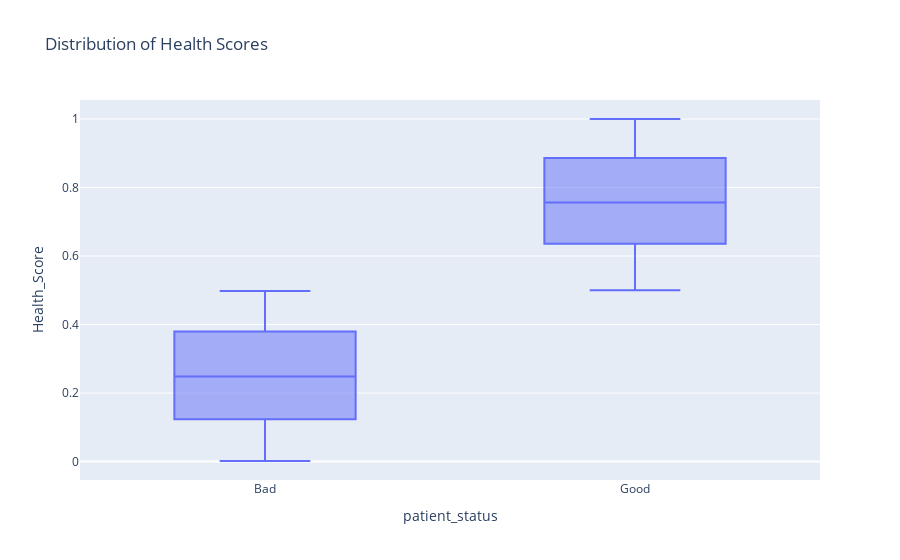

Here is the notebook cell this chart was saved with:
### Code cell
fig = px.box(hea_ds, x='patient_status', y='Health_Score', title='Distribution of Health Scores')
fig.show()

### Figure 1 — Plotly figure (JSON) as saved in the notebook; plotly's stock layout.template omitted (floating-point values rounded to 4 significant figures; data arrays with more than 128 entries replaced by an {"elided": "..."} marker saying what was removed)
{"data": [{"alignmentgroup": "True", "hovertemplate": "patient_status=%{x}<br>Health_Score=%{y}<extra></extra>", "legendgroup": "", "marker": {"color": "#636efa"}, "name": "", "notched": false, "offsetgroup": "", "orientation": "v", "showlegend": false, "type": "box", "x": {"elided": "6218 str values"}, "x0": " ", "xaxis": "x", "y": {"elided": "6218 float values"}, "y0": " ", "yaxis": "y"}], "layout": {"boxmode": "group", "legend": {"tracegroupgap": 0}, "title": {"text": "Distribution of Health Scores"}, "xaxis": {"anchor": "y", "domain": [0, 1], "title": {"text": "patient_status"}}, "yaxis": {"anchor": "x", "domain": [0, 1], "title": {"text": "Health_Score"}}}}
